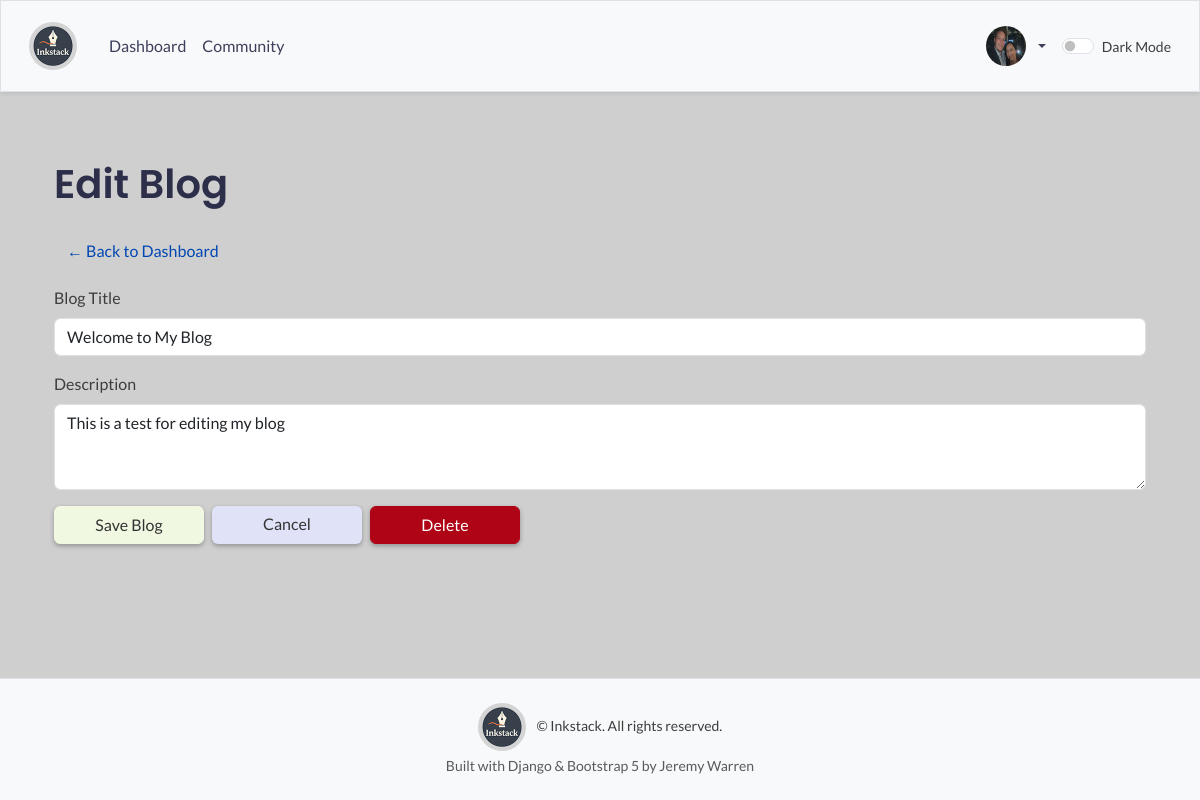
Page /edit_blog/1/ (signed in) on the committed database.
### accounts/models.py (models this page shows, shortened)
class Profile(models.Model):
    user = models.OneToOneField(User, on_delete=models.CASCADE)
    avatar = models.ImageField(upload_to="avatars/", default=default_avatar_path)
    bio = models.TextField(blank=True, null=True)
    def get_avatar_url(self):
        if self.avatar and hasattr(self.avatar, 'url'):
            return self.avatar.url
        return static("accounts/img/default-avatar.png")

### blogs/models.py (models this page shows, shortened)
class Blog(models.Model):
    owner = models.ForeignKey(User, on_delete=models.CASCADE)
    title = models.CharField(max_length=200)
    description = models.TextField(blank=True)
    created_at = models.DateTimeField(auto_now_add=True)

### blogs/views.py (the view)
# urls.py: path("edit_blog/<int:blog_id>/", views.edit_blog, name="edit_blog"),
@login_required
def edit_blog(request, blog_id):
    blog = get_object_or_404(Blog, id=blog_id, owner=request.user)
    posts = Post.objects.filter(blog=blog).order_by("-created_at")
    if request.method == "POST":
        blog_form = BlogForm(request.POST, instance=blog)
        if blog_form.is_valid():
            blog_form.save()
            messages.success(request, "Blog updated successfully.")
            return redirect("blogs:edit_blog", blog_id=blog.id)
    else:
        blog_form = BlogForm(instance=blog)
    return render(
        request,
        "blogs/edit.html",
        {
            "blog_form": blog_form,
            "posts": posts,
            "cancel_url": reverse("blogs:blog_detail", args=[blog.id]),
        },
    )

### blogs/forms.py
class BlogForm(forms.ModelForm):
    class Meta:
        model = Blog
        fields = ["title", "description"]
        labels = {"title": "Blog Title"}
        widgets = {
            "title": forms.TextInput(attrs={"class": "form-control"}),
            "description": forms.Textarea(attrs={"class": "form-control", "rows": 3}),
        }

### blogs/templates/blogs/edit.html (shortened to what this page needs)
{% extends 'blogs/base.html' %}
{% load django_bootstrap5 %}
{% block content %}
<div class="container mt-4">
  <h1 class="mb-4">Edit Blog</h1>
  <a href="{% url 'blogs:index' %}" class="btn btn-link mb-3">&larr; Back to Dashboard</a>
  <form method="post">
    {% bootstrap_form blog_form %}
    <div class="form-buttons">
      <button type="submit" class="btn btn-primary">Save Blog</button>
      <a href="{{ cancel_url }}" class="btn btn-secondary">Cancel</a>
      <button type="submit" class="btn btn btn-danger" onclick="return confirm('Delete this post?')">Delete</button>
    </div>
  </form>
</div>
{% endblock %}

### blogs/templates/blogs/base.html (shortened to what this page needs)
<!DOCTYPE html>
<html lang="en">
  <head>
    {% load static %}
    {% load django_bootstrap5 %}
    {% bootstrap_css %}
    <link rel="stylesheet" href="{% static 'blogs/css/custom.css' %}">
    <link rel="stylesheet" href="{% static 'blogs/css/aos.css' %}">
  </head>
  <body class="d-flex flex-column min-vh-100 pt-5">
    <nav class="navbar navbar-expand-md navbar-light bg-light border fixed-top shadow-sm">
      <div class="container-fluid">
        <a class="navbar-brand d-flex align-items-center" href="{% url 'blogs:index' %}">
          <img src="{% static 'blogs/img/inkstack-logo-light.png' %}" alt="Inkstack Logo" class="logo-img me-2">
        </a>
        <div class="collapse navbar-collapse" id="navbarCollapse">
          <ul class="navbar-nav me-auto mb-2 mb-md-0">
            <li class="nav-item">
              <a class="nav-link" href="{% url 'blogs:index' %}">Dashboard</a>
            </li>
            <li class="nav-item">
              <a class="nav-link" href="{% url 'blogs:community' %}">Community</a>
            </li>
          </ul>
          <ul class="navbar-nav ms-auto mb-2 mb-md-0">
            {% if user.is_authenticated %}
            <li class="nav-item dropdown">
              <a class="nav-link dropdown-toggle d-flex align-items-center" href="#" id="profileDropdown" role="button"
                data-bs-toggle="dropdown" aria-expanded="false">
                <img src="{{ user.profile.get_avatar_url }}" class="rounded-circle me-2" width="40" height="40"
                  alt="Avatar">
              </a>
            </li>
            {% endif %}
            <li class="nav-item d-flex align-items-center ms-2">
              <div class="form-check form-switch mb-0">
                <input class="form-check-input" type="checkbox" id="darkModeToggle">
                <label class="form-check-label small" for="darkModeToggle">Dark Mode</label>
              </div>
            </li>
          </ul>
        </div>
      </div>
    </nav>
    <main class="container flex-grow-1 pt-navbar">
      <div class="pb-2 mb-4">
      </div>
      {% block content %}{% endblock content %}
    </main>
    <footer class="bg-light border-top text-center py-4">
      <div class="container">
        <p class="mb-1"><img src="{% static 'blogs/img/inkstack-logo-light.png' %}" alt="Inkstack Logo"
            class="logo-img me-2"> © {{ now|date:"Y" }} Inkstack. All rights reserved.</p>
        <p class="small text-muted">Built with Django & Bootstrap 5 by Jeremy Warren</p>
      </div>
    </footer>
  </body>
</html>

### blogs/static/blogs/css/custom.css (style rules this page uses)
* { box-sizing: border-box; }
body { background-color: #cfcfcf; color: #3d3d3d; font-family: "Lato", sans-serif; transition: background-color 0.3s ease, color 0.3s ease; }
h1, h2, h3, h4, h5, h6, .navbar-brand { font-family: "Poppins", sans-serif; color: #2c2e4a; }
.navbar, footer { background-color: #f9f3d9; }
.navbar { padding: 1rem; box-shadow: 0 13px -19px rgba(0, 0, 0, 0.3); }
.navbar .nav-link { color: #3d405b; }
footer p { margin: 0; font-size: 0.875rem; }
main { margin-bottom: 2rem; margin-top: 80px; }
.logo-img { border-radius: 50%; height: 48px; width: auto; }
.btn-primary, .btn-info, .btn-danger, .btn-success, .btn-secondary { box-shadow: 0 2px 5px rgba(0, 0, 0, 0.3); }
.btn:not(.btn-link) { height: auto; max-width: 150px; width: 100%; }
.btn-primary { background-color: #f0f8e1; border-color: #f0f8e1; color: #333; }
.btn-danger { background-color: #af0415; border-color: #af0415; }
.btn-secondary { background-color: #e0e3f8; color: #333; height: auto; max-width: 150px; border: none; box-shadow: 0 2px 5px rgba(0, 0, 0, 0.3); }
.btn-link { color: #0047b3; text-decoration: none; }
.form-buttons { display: flex; justify-content: left; gap: 0.5rem; }
a { color: #333; text-decoration: none; }
.text-muted { color: #888; }

### rows in the picture
Blog: title "Welcome to My Blog", description "This is a test for editing my blog"
